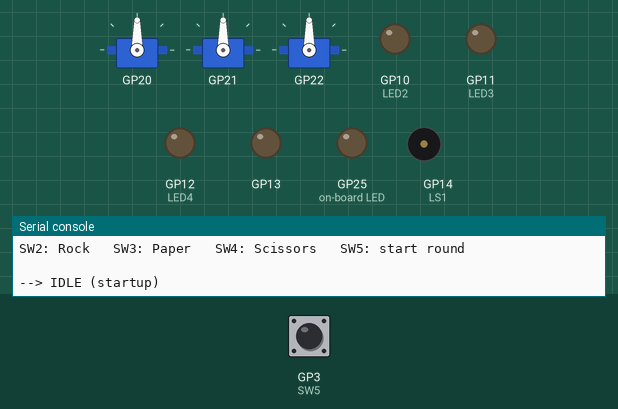
Simulated run of this program. Board: Raspberry Pi Pico running MicroPython. Parts: 3 × servo, output pins drawn as LEDs (lit = HIGH), buzzer (waves = sounding), the last lines printed to the serial console. Inputs (shaded band) come from the test bench; at power-on: GP3 (SW5) HIGH. Servo angles are drawn from the pulse width (0.5 ms = 0°, 2.5 ms = 180°).

Above: at 1.2 s.
1.3 s: GP3 (SW5) pulled LOW for 0.15 s
At 1.37 s:
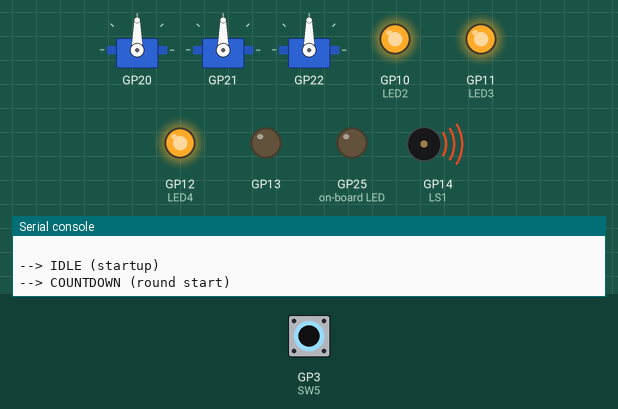
At 3.2 s:
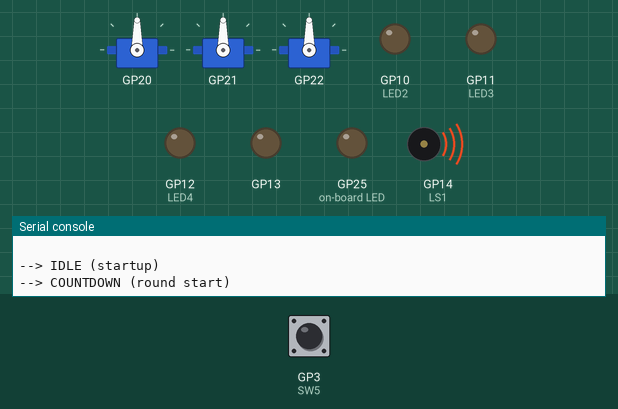
Timing chart, 0 to 4.8 s (numbered marks = the images above; inputs shaded):
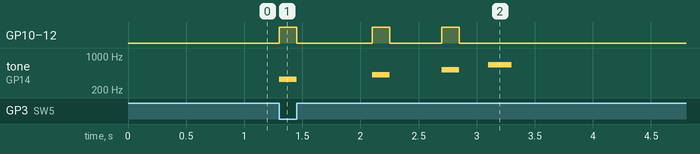

Measured:
- after the input at 1.3 s, GP10 (LED2), GP11 (LED3), GP12 (LED4): goes HIGH 0.15 s, LOW 0.65 s, HIGH 0.15 s, LOW 0.45 s, HIGH 0.15 s, then LOW, starting at once; tone on GP14 (LS1): plays 330 Hz for 0.15 s, 415 Hz for 0.15 s, 523 Hz for 0.15 s, 660 Hz for 0.20 s, starting at once

The program:

Rock_Paper_Scissors.py
```python
# ================================================================================
# Capstone Project: Rock-Paper-Scissors [RockPaperScissors.py]
# Version: 1.0
# Updated: July 25, 2026
#
# Platform: mirobo.tech BEAPER Pico circuit (any configuration)
# Requires: BEAPER_Pico.py board module file
#
# A single-player Rock-Paper-Scissors game against the computer.
# Press SW5 to begin a round: a 3-2-1 countdown flashes and beeps,
# speeding up as it counts down, then a short window opens for you
# to make your choice. Miss the window and it counts as too slow -
# no result is compared.
#
# Hardware used:
#   SW2 - Rock
#   SW3 - Paper
#   SW4 - Scissors
#   SW5 - Start a round
#   LS1 - Piezo speaker (countdown beeps, "go" tone, outcome tones)
#
# Compatible with all BEAPER Pico configurations. No additional
# hardware or jumper changes required.
#
# --------------------------------------------------------------------------------
# Game behaviour:
#   IDLE      - Waiting. Press SW5 to begin.
#   COUNTDOWN - 3-2-1, LED2-LED4 flash together with a beep on each
#               count. The gap between counts shrinks as it
#               progresses - see COUNTDOWN_INTERVALS below.
#   CHOOSING  - A short window opens (CHOOSE_WINDOW_MS). Press SW2,
#               SW3, or SW4 for your choice. No press before the
#               window closes counts as too slow.
#   REVEAL    - The computer's choice is generated, compared against
#               yours, and the result (win/lose/tie/too slow) is
#               announced with a distinct tone pattern and printed to
#               the Serial Monitor. Session totals (wins/losses/ties)
#               are tracked throughout.
#
# Before you begin - complete your capstone plan using the Capstone
# Preparation Guide: a plain-English description from the player's
# perspective, a state diagram, your constants and variables, and
# your testing plan.
# ================================================================================

# IMPORTANT: Copy BEAPER_Pico.py into your Raspberry Pi Pico.
import BEAPER_Pico as beaper  # Set up BEAPER Pico I/O

import time
import random

# --- State Constants -------------------
STATE_IDLE      = const(0)           # Waiting - press SW5 to start
STATE_COUNTDOWN = const(1)           # 3-2-1 countdown, LEDs flashing
STATE_CHOOSING  = const(2)           # Choice window open - press SW2/SW3/SW4
STATE_REVEAL    = const(3)           # Showing the result of the round

STATE_NAMES = {
    STATE_IDLE:      "IDLE",
    STATE_COUNTDOWN: "COUNTDOWN",
    STATE_CHOOSING:  "CHOOSING",
    STATE_REVEAL:    "REVEAL",
}

# --- Choice Constants -------------------
CHOICE_ROCK     = const(0)
CHOICE_PAPER    = const(1)
CHOICE_SCISSORS = const(2)
CHOICE_NONE     = const(-1)          # Sentinel: no choice made (too slow)

CHOICE_NAMES = {
    CHOICE_ROCK:     "Rock",
    CHOICE_PAPER:    "Paper",
    CHOICE_SCISSORS: "Scissors",
}

CHOICE_LEDS = (beaper.LED2, beaper.LED3, beaper.LED4)   # Indexed by CHOICE_ROCK/PAPER/SCISSORS

# --- Countdown Configuration -------------
# Three parallel lists, indexed together - the same pattern used for
# Simon Game's BUTTONS/LEDS/TONES. COUNTDOWN_INTERVALS[i] is the
# total time (ms) count i occupies; COUNTDOWN_TONES[i] is the pitch
# played at the start of count i. Intervals shrink and pitch rises
# as the countdown progresses, building tension toward "go."
COUNTDOWN_INTERVALS = [800, 600, 400]      # ms per count - gets faster
COUNTDOWN_TONES     = [330, 415, 523]      # Hz per count - gets higher (E4, G#4, C5)
GO_TONE             = 660                  # Distinct tone marking the choice window opening
FLASH_TIME          = const(150)           # ms the LEDs stay lit within each count

# --- Choosing/Reveal Configuration -------
CHOOSE_WINDOW_MS   = const(3000)     # How long the player has to choose
RESULT_DISPLAY_MS  = const(2500)     # How long the result is shown before returning to IDLE

# --- Program Variables -------------------
state       = STATE_IDLE
state_start = 0

# --- Countdown sub-phase tracking ---
countdown_index = 0                  # Which count we're on (0, 1, 2)
phase_start     = 0                  # Time the CURRENT count began
flashing        = False              # True while LEDs are lit within the current count

# --- Round variables ---
player_choice   = CHOICE_NONE
computer_choice = CHOICE_NONE

# --- Session totals ---
win_count  = 0
loss_count = 0
tie_count  = 0


# --- Program Functions ------------------

def all_choice_leds_on():
    for led in CHOICE_LEDS:
        led.value(1)

def all_choice_leds_off():
    for led in CHOICE_LEDS:
        led.value(0)

def enter_state(new_state, current_time, reason=""):
    global state, state_start
    state       = new_state
    state_start = current_time
    print("-->", STATE_NAMES[new_state], end="")
    if reason:
        print(" (", reason, ")", sep="")
    else:
        print()

def start_round(current_time):
    # Begin a new round: reset countdown tracking, start the first
    # count immediately, and enter STATE_COUNTDOWN.
    global countdown_index, phase_start, flashing, player_choice, computer_choice
    countdown_index = 0
    phase_start     = current_time
    flashing        = True
    player_choice   = CHOICE_NONE
    computer_choice = CHOICE_NONE
    all_choice_leds_on()
    beaper.tone(COUNTDOWN_TONES[0])
    enter_state(STATE_COUNTDOWN, current_time, "round start")


# --- Main Program ---------------------

all_choice_leds_off()
print("Rock-Paper-Scissors")
print("SW2: Rock   SW3: Paper   SW4: Scissors   SW5: start round")
print()

state_start = time.ticks_ms()
enter_state(STATE_IDLE, state_start, "startup")

while True:
    current_time = time.ticks_ms()
    elapsed      = time.ticks_diff(current_time, state_start)

    # --- State: Idle ---
    if state == STATE_IDLE:
        if beaper.SW5.value() == 0:
            start_round(current_time)

    # --- State: Countdown (fully worked - see Development Guide Step 1) ---
    elif state == STATE_COUNTDOWN:
        count_elapsed = time.ticks_diff(current_time, phase_start)

        if flashing and count_elapsed >= FLASH_TIME:
            all_choice_leds_off()
            beaper.noTone()
            flashing = False

        if count_elapsed >= COUNTDOWN_INTERVALS[countdown_index]:
            countdown_index += 1
            phase_start = current_time
            if countdown_index >= 3:
                beaper.tone(GO_TONE, 200)
                enter_state(STATE_CHOOSING, current_time, "go!")
            else:
                all_choice_leds_on()
                beaper.tone(COUNTDOWN_TONES[countdown_index])
                flashing = True

    # --- State: Choosing ---
    elif state == STATE_CHOOSING:
        # TODO: if SW2/SW3/SW4 is pressed, set player_choice to the
        #       matching CHOICE_ROCK/PAPER/SCISSORS constant and
        #       enter_state(STATE_REVEAL, current_time, "chose").
        #
        # TODO: if elapsed >= CHOOSE_WINDOW_MS with no press, the player
        #       was too slow - player_choice stays CHOICE_NONE (its
        #       default). enter_state(STATE_REVEAL, current_time,
        #       "too slow").
        pass

    # --- State: Reveal ---
    elif state == STATE_REVEAL:
        # TODO: on the first iteration of this state (hint: elapsed will
        #       be 0 or very small on the very first pass), determine and
        #       announce the result:
        #
        #       if player_choice == CHOICE_NONE:
        #           print("Too slow!")
        #       else:
        #           computer_choice = random.randint(0, 2)
        #           print("You chose:", CHOICE_NAMES[player_choice])
        #           print("Computer chose:", CHOICE_NAMES[computer_choice])
        #           if player_choice == computer_choice:
        #               tie_count += 1
        #               print("Tie!")
        #           elif (player_choice == CHOICE_ROCK and computer_choice == CHOICE_SCISSORS) or \
        #                (player_choice == CHOICE_PAPER and computer_choice == CHOICE_ROCK) or \
        #                (player_choice == CHOICE_SCISSORS and computer_choice == CHOICE_PAPER):
        #               win_count += 1
        #               print("You win!")
        #           else:
        #               loss_count += 1
        #               print("You lose!")
        #           print("Score - wins:", win_count, " losses:", loss_count, " ties:", tie_count)
        #
        #       Play a distinct tone pattern for each outcome - for
        #       example an ascending two-note beep for a win, a single
        #       low buzz for a loss, and a single mid tone for a tie.
        #       Light CHOICE_LEDS[player_choice] to show what you picked
        #       (skip this if player_choice is CHOICE_NONE).
        #
        # TODO: once elapsed >= RESULT_DISPLAY_MS, turn off all
        #       CHOICE_LEDS and enter_state(STATE_IDLE, current_time).
        pass

    time.sleep_ms(1)


# ================================================================================
# Development Guide
# ================================================================================
#
# Work through these steps in order.
#
# --------------------------------------------------------------------------------
# Step 1 - Understand the countdown
# --------------------------------------------------------------------------------
#
# STATE_COUNTDOWN is already complete and working - read through it
# before starting on the TODOs elsewhere. It uses two nested timers:
# an outer one (count_elapsed vs COUNTDOWN_INTERVALS[countdown_index])
# tracking how long the CURRENT count has been running in total, and
# an inner one (the same count_elapsed vs FLASH_TIME) tracking only
# how long the LEDs should stay lit within that count. This is the
# same non-blocking repeating-timer pattern from Activity 11, applied
# twice at once - once for the overall count duration, once for the
# shorter flash within it.
#
# Run the program and press SW5. Confirm the countdown flashes three
# times, getting visibly faster and higher-pitched each time, then
# plays a distinct "go" tone and transitions to CHOOSING (check the
# Serial Monitor for the state transition, since nothing is
# implemented in CHOOSING yet).
#
# --------------------------------------------------------------------------------
# Step 2 - Reading the player's choice
# --------------------------------------------------------------------------------
#
# Implement the button-reading TODO in STATE_CHOOSING. Test that
# pressing SW2, SW3, or SW4 during the choosing window correctly
# records player_choice and transitions to STATE_REVEAL - check the
# Serial Monitor's state transition message for each.
#
# --------------------------------------------------------------------------------
# Step 3 - Timeout handling
# --------------------------------------------------------------------------------
#
# Implement the timeout TODO in STATE_CHOOSING. Test by starting a
# round and simply waiting without pressing anything - confirm it
# transitions to STATE_REVEAL after CHOOSE_WINDOW_MS with
# player_choice still CHOICE_NONE.
#
# --------------------------------------------------------------------------------
# Step 4 - Determining the winner
# --------------------------------------------------------------------------------
#
# Implement the TODO in STATE_REVEAL. Test all nine possible
# combinations of player choice vs. computer choice deliberately -
# this is easiest by temporarily hardcoding computer_choice to a
# fixed value instead of using random.randint() while you test each
# of your three choices against it, then restoring the random version
# once you have confirmed the win/lose/tie logic is correct for every
# combination.
#
# --------------------------------------------------------------------------------
# Step 5 - Outcome feedback and return to idle
# --------------------------------------------------------------------------------
#
# Add the tone patterns and LED feedback described in the TODO, and
# implement the return-to-idle timing. Confirm a full round - start,
# countdown, choose, reveal, and return to idle - works correctly
# several times in a row, and that win_count/loss_count/tie_count
# accumulate correctly across multiple rounds without resetting.


# ================================================================================
# Extension Activities
# ================================================================================
#
# --------------------------------------------------------------------------------
# EA 1 - Best-of-N match
# --------------------------------------------------------------------------------
#
# Layer a "match" concept on top of individual rounds: track a match
# score separately from the session totals, and end the match (with
# a distinct fanfare) once either the player or the computer reaches
# a set number of wins (best of 5, for example). What should happen
# to the match score when SW5 starts a new round after a match has
# already ended?
#
# --------------------------------------------------------------------------------
# EA 2 - Elegant win-determination refactor
# --------------------------------------------------------------------------------
#
# The if/elif chain in STATE_REVEAL checks three specific winning
# combinations explicitly. There is a more compact way to determine
# the same result using modular arithmetic: with choices numbered
# 0, 1, 2 (Rock, Paper, Scissors), the player wins whenever
# (player_choice - computer_choice) % 3 == 1, and loses whenever it
# equals 2 (0 means a tie). Verify this produces identical results
# to your existing if/elif chain for all nine combinations before
# replacing it - why does this formula work? (Hint: consider what
# each choice "beats" as you move one step forward through the cycle
# Rock -> Paper -> Scissors -> Rock.)
#
# --------------------------------------------------------------------------------
# EA 3 - Adaptive computer opponent
# --------------------------------------------------------------------------------
#
# Instead of choosing randomly every time, track how many times the
# player has chosen each of Rock/Paper/Scissors across the session
# (three counters, similar to win_count/loss_count/tie_count) and
# bias the computer's choice toward whichever counters the player's
# most frequent pick. This is a simple introduction to
# pattern-based prediction rather than pure randomness - does it
# actually make the computer harder to beat once you have played
# enough rounds for a pattern to emerge? How would a player adapt
# their own strategy once they suspect the computer is doing this?
#
# --------------------------------------------------------------------------------
# EA 4 - Escalating time pressure
# --------------------------------------------------------------------------------
#
# Reuse Simon Game's "difficulty increases with progress" idea:
# shrink CHOOSE_WINDOW_MS by a fixed amount after each round within
# a session (with a reasonable minimum so it never becomes
# impossible), so the game gets tenser to play the longer a session
# continues. Should the window reset to its original length after a
# "too slow" round, or keep shrinking regardless of outcome?
```

Source omitted: BEAPER_Pico.py (11692 bytes)
